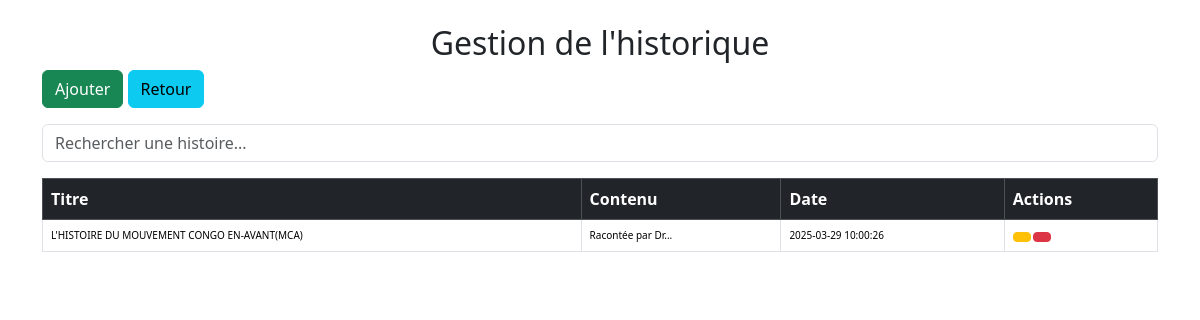
The page /gestion_historique.php (signed in) on the database as committed earlier.
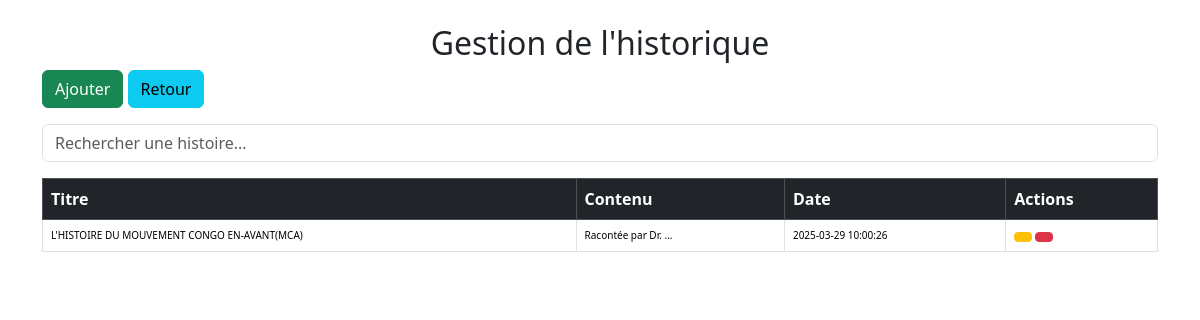
The same page on the database as committed later.
### tables this page shows
CREATE TABLE IF NOT EXISTS `historique` (
  `id` int NOT NULL AUTO_INCREMENT,
  `titre` varchar(255) NOT NULL,
  `contenu` text NOT NULL,
  `date_creation` timestamp NULL DEFAULT CURRENT_TIMESTAMP,
  PRIMARY KEY (`id`)
);

### gestion_historique.php (the view, shortened to what this page needs)
<?php
require 'config.php';
?>
<!DOCTYPE html>
<html lang="fr">
<head>
    <link rel="stylesheet" href="assets/css/bootstrap.min.css">
    <link href="assets/tabler-icons/tabler-icons.css" rel="stylesheet">
</head>
<body>
<div class="container mt-4">
    <h2 class="text-center">Gestion de l'historique</h2>
    <a href="ajouter_historique.php" class="btn btn-success" ><i class="ti ti-plus"></i>Ajouter</a>
    <a href="dashboard.php" class="btn btn-info"><i class="ti ti-arrow-back-up"></i>Retour</a>
    <input type="text" id="search" class="form-control my-3" placeholder="Rechercher une histoire...">
    <table class="table table-bordered table-hover">
        <thead class="table-dark">
            <tr>
                <th>Titre</th>
                <th>Contenu</th>
                <th>Date</th>
                <th>Actions</th>
            </tr>
        </thead>
        <tbody id="actualiteTable" style='font-size:10px'>
            <?php
            $sql = "SELECT * FROM historique ORDER BY date_creation DESC";
            $result = $conn->query($sql);
            while ($row = $result->fetch_assoc()) {
                echo "<tr style='font-size:10px'>
                        <td>{$row['titre']}</td>
                        <td>" . substr($row['contenu'], 0, 100) . "...</td>
                        <td>{$row['date_creation']}</td>
                        <td>
                            <a href='modifier_historique.php?id={$row['id']}' class='btn btn-warning btn-sm' style='font-size:10px'><i class='ti ti-edit'></i></a>
                            <button class='btn btn-danger btn-sm delete-btn' data-id='{$row['id']}' style='font-size:10px'><i class='ti ti-trash'></i></button>
                        </td>
                      </tr>";
            }
            ?>
        </tbody>
    </table>
</div>
</body>
</html>

Rows that differ between the two databases and show on the page:
changed historique "L'HISTOIRE DU MOUVEMENT CONGO EN-AVANT(MCA)": contenu "Racontée par Dr" → "Racontée par Dr."
